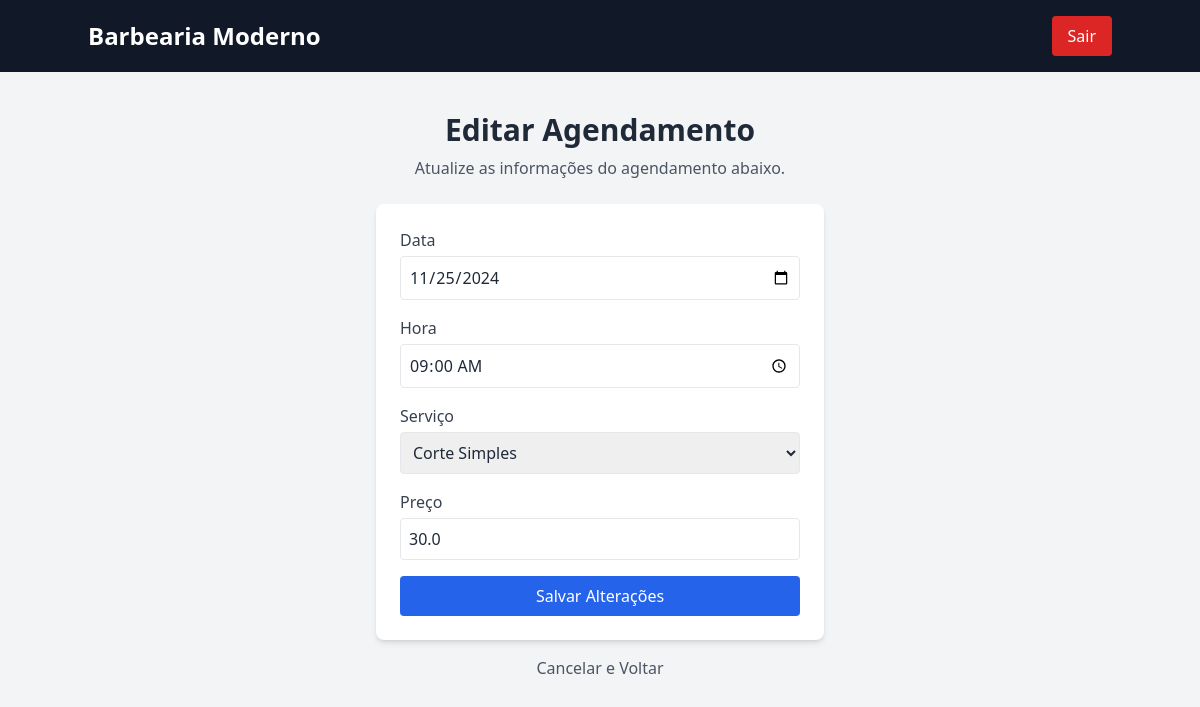
Screenshot of /admin/editar-agendamento/1 with the database file from the repository.
### app.py (models this page shows)
class Appointment(db.Model):
    id = db.Column(db.Integer, primary_key=True)
    user_id = db.Column(db.Integer, db.ForeignKey('user.id'), nullable=False)
    date = db.Column(db.Date, nullable=False)
    time = db.Column(db.Time, nullable=False)
    user = db.relationship('User', backref='appointments')
    service_type = db.Column(db.String(100), nullable=False)  # Tipo de serviço
    price = db.Column(db.Float, nullable=False)  # Preço do serviço
    __table_args__ = (
        db.UniqueConstraint('date', 'time', name='unique_appointment'),
    )

### app.py (the view, shortened to what this page needs)
@app.route("/admin/editar-agendamento/<int:appointment_id>", methods=["GET", "POST"])
def editar_agendamento(appointment_id):
    appointment = Appointment.query.get_or_404(appointment_id)
    return render_template("editar_agendamento.html", appointment=appointment)

### templates/editar_agendamento.html (shortened to what this page needs)
<!DOCTYPE html>
<html lang="en">
<head>
    <script src="https://cdn.tailwindcss.com"></script>
</head>
<body class="bg-gray-100 text-gray-800">
    <nav class="bg-gray-900 text-white">
        <div class="container mx-auto flex justify-between items-center py-4">
            <a href="{{ url_for('admin_dashboard') }}" class="text-2xl font-bold">Barbearia Moderno</a>
            <a href="{{ url_for('logout') }}" class="bg-red-600 py-2 px-4 rounded hover:bg-red-700">
                Sair
            </a>
        </div>
    </nav>
    <div class="container mx-auto mt-10 max-w-md">
        <h2 class="text-3xl font-bold text-center">Editar Agendamento</h2>
        <p class="text-center text-gray-600 mt-2">Atualize as informações do agendamento abaixo.</p>
        <form method="POST" action="{{ url_for('editar_agendamento', appointment_id=appointment.id) }}" class="mt-6 bg-white p-6 rounded-lg shadow-md">
            <label class="block mb-4">
                <span class="text-gray-700">Data</span>
                <input type="date" name="date" value="{{ appointment.date }}" required class="block w-full mt-1 p-2 border rounded">
            </label>
            <label class="block mb-4">
                <span class="text-gray-700">Hora</span>
                <input type="time" name="time" value="{{ appointment.time }}" required class="block w-full mt-1 p-2 border rounded">
            </label>
            <label class="block mb-4">
                <span class="text-gray-700">Serviço</span>
                <select name="service_type" required class="block w-full mt-1 p-2 border rounded">
                    <option value="Corte Simples" {% if appointment.service_type == "Corte Simples" %}selected{% endif %}>Corte Simples</option>
                </select>
            </label>
            <label class="block mb-4">
                <span class="text-gray-700">Preço</span>
                <input type="number" name="price" step="0.01" value="{{ appointment.price }}" required class="block w-full mt-1 p-2 border rounded">
            </label>
            <button type="submit" class="w-full bg-blue-600 text-white py-2 px-4 rounded hover:bg-blue-700">
                Salvar Alterações
            </button>
        </form>
        <div class="text-center mt-4">
            <a href="{{ url_for('admin_dashboard') }}" class="text-gray-600 hover:text-gray-900">
                Cancelar e Voltar
            </a>
        </div>
    </div>
</body>
</html>

### rows the page displays
Appointment: date "11/25/2024", time "09:00:00", service_type "Corte Simples", price "30.0"
